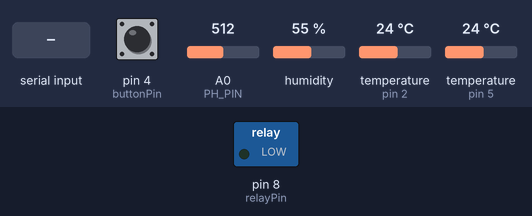
The sketch below on a simulated Arduino Uno, built with avr-gcc and run on an emulated ATmega328P. Shown: switched loads named in the sketch (green lamp = pin HIGH). The test bench sets the inputs (shaded band); at power-on: pin 4 (buttonPin) LOW, A0 (PH_PIN) = 512, humidity 55 %, temperature (sensors on pin 2, pin 5) 24 °C. What the sketch prints to the serial monitor is not drawn.

Above: at 1.2 s.
1.3 s: "PUMPON\n" received over Serial
At 4.3 s:
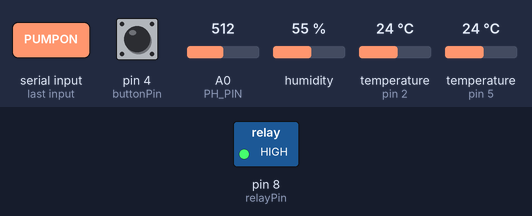
10.9 s: "PUMPOFF\n" received over Serial
At 11.8 s:
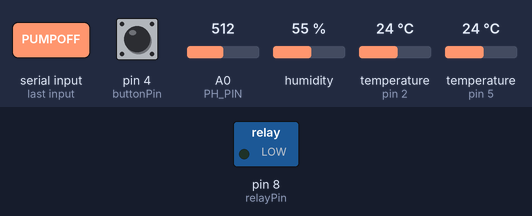
Timing chart, 0 to 13.9 s (numbered marks = the images above; inputs shaded):
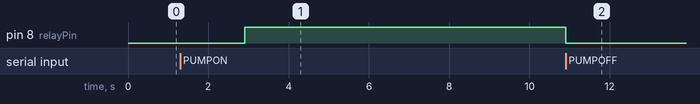

The sketch:

HydroController.ino
```cpp
#include <Wire.h>
//#include <LiquidCrystal_I2C.h>
#include <OneWire.h>
#include <DallasTemperature.h>
#include "DHT.h"
#include "DFRobot_PH.h"
#include <EEPROM.h>

#define ONE_WIRE_BUS 5
#define DHTPIN 2
#define DHTTYPE DHT11
#define PH_PIN A0
// Optional: Define names for the relay states
//  Key Studio relays are typically active LOW
#define RELAY_OFF LOW
#define RELAY_ON HIGH

// Parameters //
//LCD
//LiquidCrystal_I2C lcd(0x27, 20, 4);
//DS18B20 Water Probe
OneWire oneWire(ONE_WIRE_BUS);
DallasTemperature sensors(&oneWire);
float Celcius=0;
//DHT11 Humidity and Temp sensor
DHT dht(DHTPIN, DHTTYPE);
float roomHumidity;
float roomTemp;
//PH Sensor
float voltage,phValue,temperature = 25;
DFRobot_PH ph;
//Button
const int buttonPin = 4;
const int relayPin = 8;
int buttonState = LOW;
int Pump = 0;

void setup() {
  // initialize
  Serial.begin(9600);
//  lcd.begin();
  sensors.begin();
  dht.begin();
  ph.begin();
  pinMode(buttonPin, INPUT);
  pinMode(relayPin, OUTPUT);
  digitalWrite(relayPin, RELAY_OFF);
}

void loop() {
  //Read Serial
  String receivedString = Serial.readStringUntil('\n'); // Read until newline

    // Remove any leading/trailing whitespace (carriage return, etc.)
    receivedString.trim();

  if (receivedString.length() > 0 && receivedString.startsWith("PUMPON")) { //Check for empty strings
      Serial.print("Start Pump: ");
      Serial.print(receivedString);
      digitalWrite(relayPin, RELAY_ON);
      Pump = 1;
  }

  if (receivedString.length() > 0 && receivedString.startsWith("PUMPOFF")) { //Check for empty strings
      Serial.print("Disable Pump: ");
      Serial.print(receivedString);
      digitalWrite(relayPin, RELAY_OFF);
      Pump = 0;
  }

  //DS1820B
  sensors.requestTemperatures();
  Celcius=sensors.getTempCByIndex(0);
  Serial.print(Celcius);
  Serial.print(" C ");

  //DHT11 Humidity
  roomHumidity=dht.readHumidity();
  roomTemp=dht.readTemperature();
  delay(100);

  if (isnan(roomHumidity) || isnan(roomTemp)) {
    Serial.println(F("Failed to read from DHT sensor!"));
  }
  Serial.print(F(" Humidity: "));
  Serial.print(roomHumidity);
  Serial.print(F("%  Temperature: "));
  Serial.print(roomTemp);

  //PH sensor
      static unsigned long timepoint = millis();
    if(millis()-timepoint>1000U){                  //time interval: 1s
        timepoint = millis();
        //temperature = readTemperature();         // read your temperature sensor to execute temperature compensation
        voltage = analogRead(PH_PIN)/1024.0*5000;  // read the voltage
        phValue = ph.readPH(voltage,Celcius); // convert voltage to pH with temperature compensation
        ph.calibration(voltage,Celcius);
        Serial.print("  PH: ");
        Serial.print(phValue,2);
    }
  //Button
  buttonState = digitalRead(buttonPin);
  if (buttonState == HIGH) {
  Pump = !Pump;
  }

  if (Pump == 0) {
    Serial.println("  Pump Turned OFF  ");
  } else {
    Serial.println("  Pump Turned ON  ");
  }

  //LCD Value display
  // lcd.setCursor (0,0); //
  // lcd.print("WELCOME Armando");
  // lcd.setCursor (0,1); //
  // lcd.print("Temp:");
  // lcd.setCursor (5,1); //
  // lcd.print(Celcius);
  // lcd.setCursor (9,1);
  // lcd.print((char)223);
  // lcd.setCursor (10,1);
  // lcd.print("C ");
  // lcd.setCursor (12,1); //
  // lcd.print("PH:");
  // lcd.setCursor (15,1); //
  // lcd.print(phValue,2);
  // lcd.setCursor (0,2); //
  // lcd.print("Humidity");
  // lcd.setCursor (9,2); //
  // lcd.print(roomHumidity);
  // lcd.setCursor (14,2); //
  // lcd.print("%");
  // lcd.setCursor (0,3); //
  // lcd.print("Room Temp:");
  // lcd.setCursor (10,3);
  // lcd.print(roomTemp);
  // lcd.setCursor (15,3);
  // lcd.print((char)223);

  delay(1000);

}
```

Measured:
- after the input at 1.3 s, pin 8 (relayPin): LOW → HIGH after 1.6 s
- after the input at 10.9 s, pin 8 (relayPin): HIGH → LOW at once
